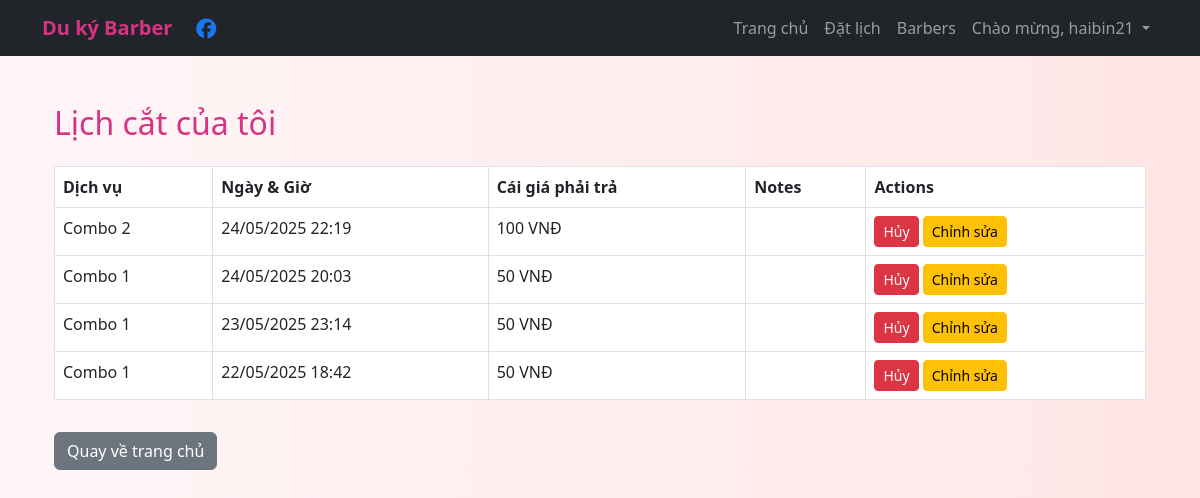
Screenshot of /my-appointments/ (signed in) with the database file from the repository.
### main/models.py (models this page shows, shortened)
class Appointment(models.Model):
    user = models.ForeignKey(User, on_delete=models.CASCADE)
    service = models.ForeignKey(Service, on_delete=models.SET_NULL, null=True)
    barber = models.ForeignKey(Barber, on_delete=models.SET_NULL, null=True, blank=True)
    appointment_date = models.DateTimeField()
    created_at = models.DateTimeField(auto_now_add=True)
    notes = models.TextField(blank=True)

class Service(models.Model):
    name = models.CharField(max_length=100)
    description = models.TextField()
    price = models.DecimalField(max_digits=6, decimal_places=2)
    image = models.ImageField(upload_to='services/', blank=True, null=True)

### main/views.py (the view)
# urls.py: path('my-appointments/', views.my_appointments, name='my_appointments'),
@login_required
def my_appointments(request):
    appointments = Appointment.objects.filter(user=request.user).order_by('-appointment_date')
    return render(request, 'main/my_appointments.html', {'appointments': appointments})

### main/templates/main/my_appointments.html (shortened to what this page needs)
{% extends 'main/base.html' %}
{% block content %}
<div class="container mt-5">
  <h2 class="mb-4">Lịch cắt của tôi</h2>
  {% if appointments %}
    <table class="table table-bordered">
      <thead>
        <tr>
          <th>Dịch vụ</th>
          <th>Ngày & Giờ</th>
          <th>Cái giá phải trả</th>
          <th>Notes</th>
          <th>Actions</th>
        </tr>
      </thead>
      <tbody>
        {% for app in appointments %}
        <tr>
          <td>{{ app.service.name }}</td>
          <td>{{ app.appointment_date|date:"d/m/Y H:i" }}</td>
          <td>{{ app.service.price|floatformat:0 }} VNĐ</td>
          <td>{{ app.notes }}</td>
          <td>
            <form action="{% url 'delete_appointment' app.pk %}" method="post" style="display:inline;">
              <button type="submit" class="btn btn-danger btn-sm">Hủy</button>
            </form>
            <a href="{% url 'edit_appointment' app.pk %}" class="btn btn-warning btn-sm">Chỉnh sửa</a>
          </td>
        </tr>
        {% endfor %}
      </tbody>
    </table>
  {% else %}
    <p>No appointments yet.</p>
  {% endif %}
  <a href="{% url 'home' %}" class="btn btn-secondary mt-3">Quay về trang chủ</a>
</div>
{% endblock %}

### main/templates/main/base.html (shortened to what this page needs)
{% load static %}
<!DOCTYPE html>
<html lang="en">
<head>
  <link href="https://cdn.jsdelivr.net/npm/bootstrap@5.3.0/dist/css/bootstrap.min.css" rel="stylesheet" />
  <link rel="stylesheet" href="{% static 'main/style.css' %}" />
</head>
  <link rel="stylesheet" href="https://cdnjs.cloudflare.com/ajax/libs/font-awesome/6.4.2/css/all.min.css" />
<body>
  <nav class="navbar navbar-expand-lg navbar-dark bg-dark mb-4">
  <div class="container">
    <div class="d-flex align-items-center">
      <a class="navbar-brand" href="{% url 'home' %}" style="border:none; box-shadow:none;">
        Du ký Barber
      </a>
      <a href="https://www.facebook.com/profile.php?id=61576335577676" target="_blank" class="ms-2" style="color:#1877f3;">
        <i class="fab fa-facebook fa-lg"></i>
      </a>
    </div>
      <div class="collapse navbar-collapse" id="navbarNav">
        <ul class="navbar-nav ms-auto">
          <li class="nav-item"><a class="nav-link" href="{% url 'home' %}">Trang chủ</a></li>
          <li class="nav-item"><a class="nav-link" href="{% url 'book_appointment' %}">Đặt lịch</a></li>
          <li class="nav-item"><a class="nav-link" href="{% url 'barbers' %}">Barbers</a></li>
          {% if user.is_authenticated %}
            <li class="nav-item dropdown">
              <a class="nav-link dropdown-toggle" href="#" id="userDropdown" role="button" data-bs-toggle="dropdown" aria-expanded="false">
                Chào mừng, {{ user.username }}
              </a>
            </li>
          {% else %}
            <li class="nav-item"><a class="nav-link" href="{% url 'login' %}">Đăng nhập</a></li>
            <li class="nav-item"><a class="nav-link" href="{% url 'signup' %}">Đăng kí</a></li>
          {% endif %}
        </ul>
      </div>
    </div>
  </nav>
  <main class="container">
    {% block content %}{% endblock %}
  </main>
</body>
</html>

### barberproject/static/main/style.css (style rules this page uses)
body { background: linear-gradient(to right, #fff5f7, #ffe6e6); font-family: 'Segoe UI', sans-serif; }
.navbar-brand { font-weight: bold; color: #d63384; }
h2 { color: #d63384; }

### rows the page displays
Appointment: service.name "Combo 2", appointment_date "24/05/2025 22:19", service.price "100"
Appointment: service.name "Combo 1", appointment_date "24/05/2025 20:03", service.price "50"
Appointment: service.name "Combo 1", appointment_date "23/05/2025 23:14", service.price "50"
Appointment: service.name "Combo 1", appointment_date "22/05/2025 18:42", service.price "50"

### other values shown
{{ user.username }} "haibin21"
